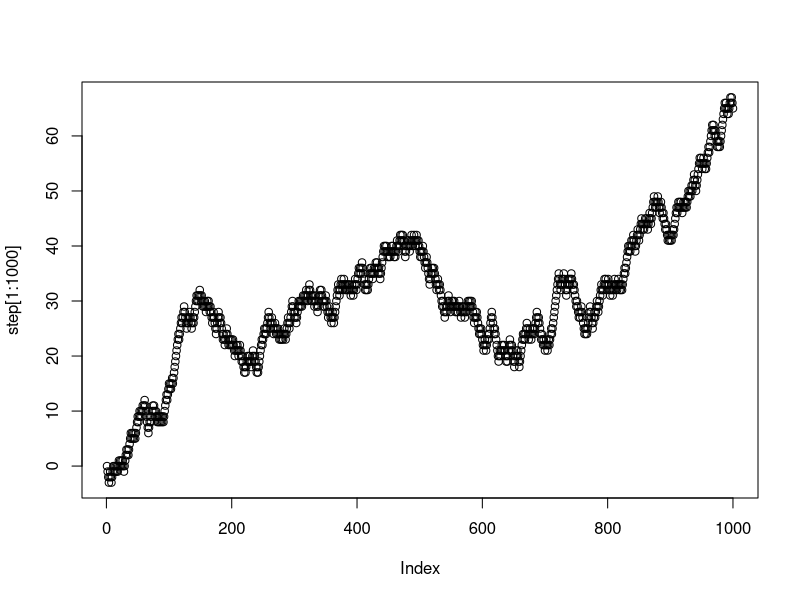
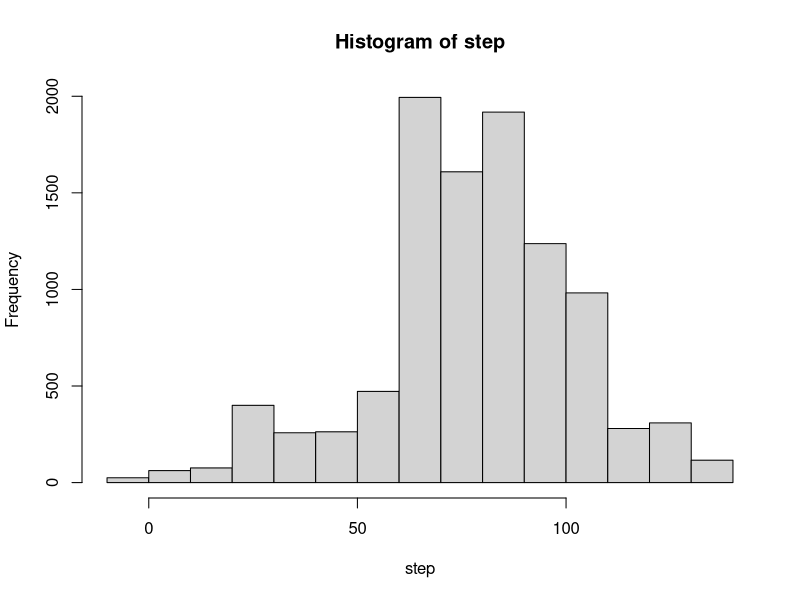

Write the R code that produced these figures, in order.
## ---- chunk 1
knitr::opts_chunk$set(echo = TRUE, message = FALSE)
## ---- chunk 2
library(tidyverse)
## ---- chunk 3
wp <- "A complete blood count (CBC) is a set of medical laboratory tests that provide information about the cells in a person's blood. The CBC indicates the counts of white blood cells, red blood cells and platelets, the concentration of hemoglobin, and the hematocrit (the volume percentage of red blood cells). The CBC is often carried out as part of a medical assessment, and can be used to monitor health or diagnose diseases. The results are interpreted by comparing them to reference ranges, which vary with gender and age. A landmark in the automation of blood cell counts was the Coulter principle (1953), which uses electrical impedance measurements to count blood cells and measure their sizes. This technology remains in use in many automated analyzers. Further research in the 1970s involved the use of optical measurements to count and identify cells, which enabled the automation of the white blood cell differential. "
#strsplit(wp, split = "")
let1 <- str_split(wp, pattern = "")
class(let1)
table(let1)

let2 <- str_split(wp, pattern = "") %>% unlist() %>% str_to_lower()
class(let2)
table(let2)
letter_count <- as_tibble(table(let2))

### removing space and punctuation
clean_count <- letter_count %>% 
  filter(let2 %in% letters)
clean_tab <- clean_count %>% 
  rename(freq = n) %>% 
  mutate(pct = freq / sum(freq)) %>% 
  arrange(desc(freq))

clean_tab %>% knitr::kable()

## ---- chunk 4
let_sample <- sample(x = clean_tab$let2, size = 5, 
                     replace = TRUE, prob = clean_tab$pct)
let_sample

my_letters <- sample(x = clean_tab$let2, size = 50*5, 
                         replace = T, prob = clean_tab$pct)
mat2 <- matrix(my_letters, ncol = 5)
paste0(mat2[1,], collapse = "")
dim(mat2)[1]

random_strings <- c()
for (i in 1:dim(mat2)[1]){
  random_strings[i] <- paste0(mat2[i,], collapse = "")
}
random_strings
## ---- chunk 5
step <- c(0)
for (i in 1:10000){
  coin_flip <- sample(c(1, -1), 1)
  step[i+1] <- step[i] + coin_flip
}
coin_flip
## ---- chunk 6
step %>% head
step %>% tail
## ---- chunk 7
plot(step[1:1000])
## ---- chunk 8
max(step)
min(step)
summary(step)
hist(step)
## ---- chunk 9
step > 1
logical_step <- step %>% sign

sequence <- c()
counter <- 0
c(sequence, counter)

for (i in 1:length(logical_step)){
  if(logical_step[i] == 0){
    sequence <- c(sequence, counter)
    counter <- 0
  } else{
    counter <- counter + logical_step[i]
  }
}

sequence %>% summary()

